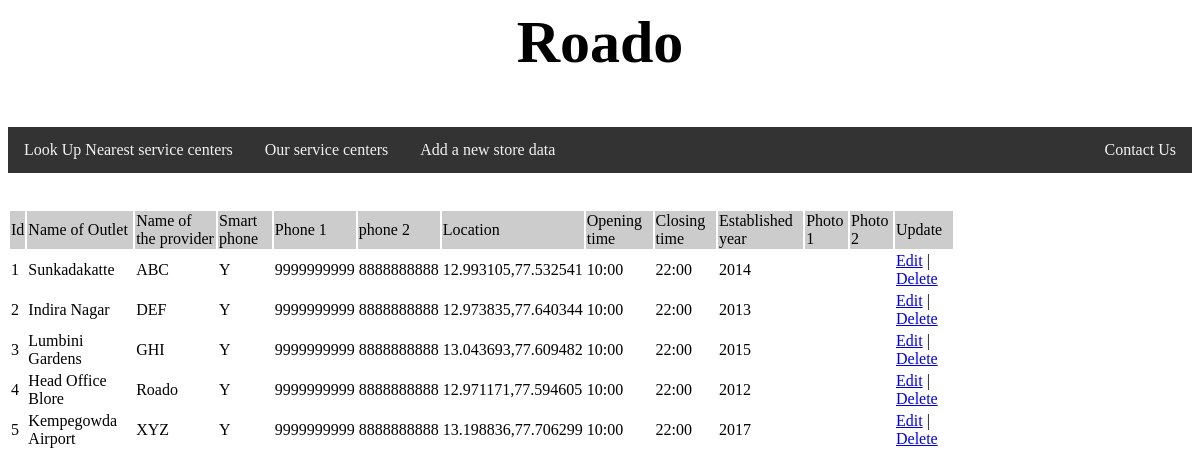
The page / on the database its author committed.
### tables this page shows
CREATE TABLE IF NOT EXISTS stores1 (
  `id` int unsigned NOT NULL AUTO_INCREMENT,
  `nameOfOutlet` varchar(255) DEFAULT NULL,
  `nameOfProvider` varchar(255) DEFAULT NULL,
  `smartphone` varchar(1) DEFAULT NULL,
  `phone1` varchar(10) DEFAULT NULL,
  `phone2` varchar(10) DEFAULT NULL,
  `location` varchar(50) DEFAULT NULL,
  `openingTime` varchar(10) DEFAULT NULL,
  `closingTime` varchar(10) DEFAULT NULL,
  `establishedYear` varchar(4) DEFAULT NULL,
  `photo1` varchar(255) DEFAULT NULL,
  `photo2` varchar(255) DEFAULT NULL,
  PRIMARY KEY (`id`)
);

### index.php (the view, shortened to what this page needs)
<?php
include_once("config.php");
$result = mysqli_query($mysqli, "SELECT * FROM stores1");
?>
<html>
<head>
</head>
<body>
  <div class="header">
    <h2>Roado</h2>
  </div>
  <div class="topnav">
        <a href="lookup.php">Look Up Nearest service centers</a>
        <a href="#">Our service centers</a>
          <a href="add.html">Add a new store data</a>
        <a href="#" style="float:right">Contact Us</a>
  </div>
  <br/><br/>
    <table width='80%' border=0>
        <tr bgcolor='#CCCCCC'>
            <td>Id</td>
            <td>Name of Outlet</td>
            <td>Name of the provider</td>
            <td>Smart phone</td>
            <td>Phone 1</td>
            <td>phone 2</td>
            <td>Location</td>
            <td>Opening time</td>
            <td>Closing time</td>
            <td>Established year</td>
            <td>Photo 1</td>
            <td>Photo 2</td>
            <td>Update</td>
        </tr>
        <?php
        while($res = mysqli_fetch_array($result)) {
            echo "<tr>";
            echo "<td>".$res['id']."</td>";
            echo "<td>".$res['nameOfOutlet']."</td>";
            echo "<td>".$res['nameOfProvider']."</td>";
            echo "<td>".$res['smartphone']."</td>";
            echo "<td>".$res['phone1']."</td>";
            echo "<td>".$res['phone2']."</td>";
            echo "<td>".$res['location']."</td>";
            echo "<td>".$res['openingTime']."</td>";
            echo "<td>".$res['closingTime']."</td>";
            echo "<td>".$res['establishedYear']."</td>";
            echo "<td>".$res['photo1']."</td>";
            echo "<td>".$res['photo2']."</td>";
            echo "<td><a href=\"edit.php?id=$res[id]\">Edit</a> | <a href=\"delete.php?id=$res[id]\" onClick=\"return confirm('Are you sure you want to delete?')\">Delete</a></td>";
        }
        ?>
    </table>
</body>
</html>

### index.php (style rules this page uses)
.header { padding: 0px; font-size: 40px; text-align: center; background: white; }
.topnav { overflow: hidden; background-color: #333; }
.topnav a { float: left; display: block; color: #f2f2f2; text-align: center; padding: 14px 16px; text-decoration: none; }

### rows shown on the page
stores1: id "1", nameOfOutlet "Sunkadakatte", nameOfProvider "ABC", smartphone "Y", phone1 "9999999999", phone2 "8888888888", location "12.993105,77.532541", openingTime "10:00", closingTime "22:00", establishedYear "2014"
stores1: id "2", nameOfOutlet "Indira Nagar", nameOfProvider "DEF", smartphone "Y", phone1 "9999999999", phone2 "8888888888", location "12.973835,77.640344", openingTime "10:00", closingTime "22:00", establishedYear "2013"
stores1: id "3", nameOfOutlet "Lumbini Gardens", nameOfProvider "GHI", smartphone "Y", phone1 "9999999999", phone2 "8888888888", location "13.043693,77.609482", openingTime "10:00", closingTime "22:00", establishedYear "2015"
stores1: id "4", nameOfOutlet "Head Office Blore", nameOfProvider "Roado", smartphone "Y", phone1 "9999999999", phone2 "8888888888", location "12.971171,77.594605", openingTime "10:00", closingTime "22:00", establishedYear "2012"
stores1: id "5", nameOfOutlet "Kempegowda Airport", nameOfProvider "XYZ", smartphone "Y", phone1 "9999999999", phone2 "8888888888", location "13.198836,77.706299", openingTime "10:00", closingTime "22:00", establishedYear "2017"
